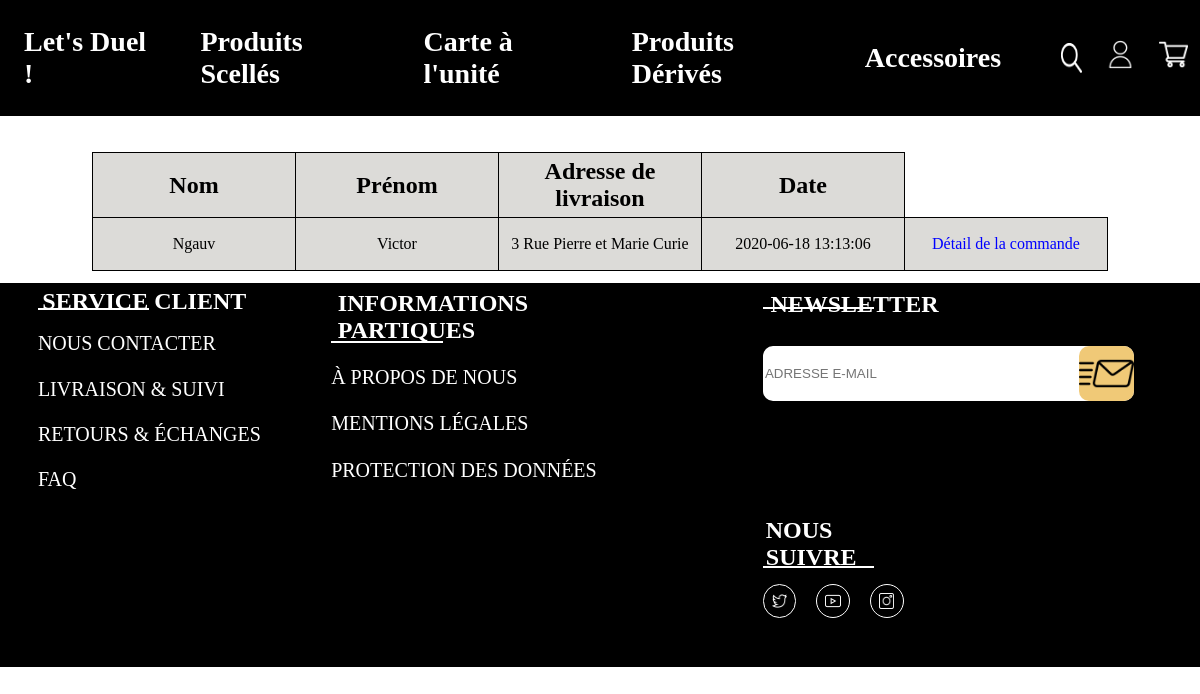
Page /index.php?page=order&action=list (signed in) on the earlier database version.
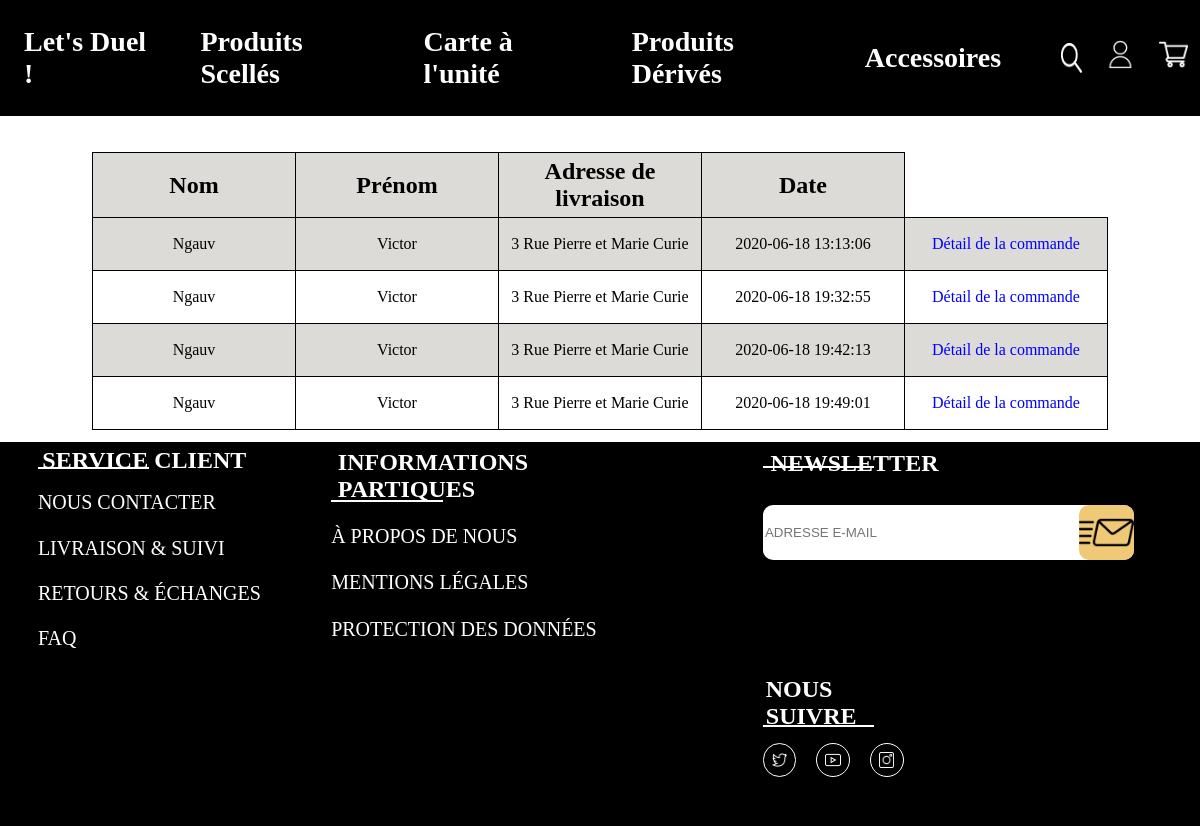
Same page on the later database version.
### tables this page shows
CREATE TABLE IF NOT EXISTS `orders` (
  `id` int(11) NOT NULL AUTO_INCREMENT,
  `user_id` int(11) NOT NULL,
  `last_name` varchar(255) NOT NULL,
  `first_name` varchar(255) NOT NULL,
  `delivery_adress` varchar(255) NOT NULL,
  `date` datetime NOT NULL DEFAULT current_timestamp(),
  PRIMARY KEY (`id`)
);

### index.php (called while the page is built, shortened)
<?php
if(isset($_GET['page'])){
    switch ($_GET['page']){
        case'order' :
            require 'controllers/orderController.php';
            break;
    }
}
else{
    require 'controllers/indexController.php';
}
require ('views/layout.php');

### controllers/orderController.php (called while the page is built, shortened)
<?php
require 'models/Orders.php';
if (isset($_GET['action'])){
    switch ($_GET['action']){
        case 'list':
            $orders = getAllOrders();
            $style = 'ordersList';
            break;
    }
}
else{
    header('Location:index.php');
    exit();
}

### models/Orders.php (called while the page is built, shortened)
<?php
function getAllOrders()
{
    $db = dbConnect();
    $query = $db->query('SELECT * FROM orders WHERE user_id = '.$_SESSION['user']['id']);
    $orders =  $query->fetchAll();
    return $orders;
}

### views/orderList.php (the view, shortened to what this page needs)
<div class="ordersContainer">
    <table>
        <table>
            <thead>
            <tr>
                <td><h2>Nom</h2></td>
                <td><h2>Prénom</h2></td>
                <td><h2>Adresse de livraison</h2></td>
                <td><h2>Date</h2></td>
            </tr>
            </thead>
            <?php foreach ($orders as $order): ?>
            <tr>
                <td><p><?= $order['last_name'] ;?></p></td>
                <td><p><?= $order['first_name'] ;?></p></td>
                <td><p><?= $order['delivery_adress'] ;?></p></td>
                <td><p><?= $order['date'] ;?></p></td>
                <td><a href="index.php?page=order&action=detail&order_id=<?= $order['id'];?>">Détail de la commande</a></td>
            </tr>
            <?php endforeach; ?>
    </table>
</div>

### views/layout.php (shortened to what this page needs)
<!doctype html>
<html lang="en">
<head>
    <link rel="stylesheet" href="assets/css/header.css">
    <link rel="stylesheet" href="assets/css/footer.css">
    <link rel="stylesheet" href="assets/css/<?= $style; ?>.css">
</head>
<body>
    <?php require ('partials/header.php'); ?>
    <?php require $view; ?>
    <?php require ('partials/footer.php'); ?>
</body>
</html>

### views/partials/header.php
<nav>
    <a href="index.php?page=index" class="logo">Let's Duel !</a>
    <a href="index.php?page=produitsScelles&action=list">Produits Scellés</a>
    <a href="index.php?page=carteALunite&action=list">Carte à l'unité</a>
    <a href="index.php?page=produitsDerives&action=list">Produits Dérivés</a>
    <a href="index.php?page=accessoires&action=list">Accessoires</a>
    <img src="assets/img/Buttons/search.png" class="searchIcon" alt ="search icon">
    <a href="index.php?page=<?= isset($_SESSION['user']) ? 'user' : 'connexion' ?>&action=<?= isset($_SESSION['user']) ? 'list' : 'form' ?>"><img src="assets/img/Buttons/profile.png" class="accountIcon" alt="account icon"></a>
    <a href="index.php?page=cart&action=displayCart"><img src="assets/img/Buttons/shopping-cart.png" class="cartIcon" alt="shopping cart icon"></a>
</nav>

### views/partials/footer.php
<footer>
    <div class="serviceClient">
        <div>
            <h2>SERVICE CLIENT</h2>
            <hr>
            <p>NOUS CONTACTER</p>
            <p>LIVRAISON & SUIVI</p>
            <p>RETOURS & ÉCHANGES</p>
            <p>FAQ</p>
        </div>
    </div>
    <div class="informationsPratiques">
        <div>
            <h2>INFORMATIONS PARTIQUES</h2>
            <hr>
            <p>À PROPOS DE NOUS</p>
            <p>MENTIONS LÉGALES</p>
            <p>PROTECTION DES DONNÉES</p>
        </div>
    </div>
    <div class="newsletter">
        <div>
            <h2>NEWSLETTER</h2>
            <hr>
            <form method="post" action="">
                <div class="submit">
                    <input type="email" id="email" placeholder="ADRESSE E-MAIL" >
                    <input type="image" src="assets/img/Buttons/send.png" alt="send mail icon">
                </div>
            </form>
        </div>
    </div>
    <div class="reseauxSociaux">
        <div>
            <h2>NOUS SUIVRE</h2>
            <hr>
            <div class="mediaContainer">
                <div class="circle">
                    <img src="assets/img/Buttons/twitter.png" class="mediaIcon" alt="Twitter icon">
                </div>
                <div class="circle">
                    <img src="assets/img/Buttons/youtube.png" class="mediaIcon" alt="Youtube icon">
                </div>
                <div class="circle">
                    <img src="assets/img/Buttons/instagram.png" class="mediaIcon" alt="Instagram icon">
                </div>
            </div>
        </div>
    </div>
</footer>

### assets/css/header.css (style rules this page uses)
body { margin: 0; font-family: Oxygen; }
nav { max-width: 100%; background-color: black; display: flex; align-items: center; justify-content: flex-start; height: 14.542936288088642vh; }
nav a:link, nav a:visited { text-decoration: none; color: white; font-weight: bold; font-size: 28px; margin: 0 2%; }
.logo { margin-right: 6%; margin-left: 1%; font-size: 35px; }
.accountIcon, .cartIcon { max-width: 2.4088541666666665vw; }
.searchIcon { margin: 0 1% 0 3%; height: 3.739612188365651vh; max-width: 1.7578125vw; }
nav a:nth-child(n+6) { margin: 0 1%; }

### assets/css/footer.css (style rules this page uses)
footer { max-width: 100%; background-color: black; height: 47.9224376731302vh; display: grid; grid-template-rows: repeat(10, 10%); grid-template-columns: repeat(12, 8.3%); color: white; }
.serviceClient { display: flex; justify-content: flex-start; align-items: center; flex-direction: column; grid-row: 1/11; grid-column: 1/4; }
.serviceClient p { margin: 10% 0; }
footer hr { margin: -5% 0 10% 0; width: 9.114583333333334vw; border: 1.2px solid white; }
footer p { font-size: 20px; }
.informationsPratiques { display: flex; justify-content: flex-start; align-items: center; flex-direction: column; grid-row: 1/11; grid-column: 4/8; }
.informationsPratiques hr { margin: -3% 0 5% 0; }
.informationsPratiques p { margin: 7% 0; }
.newsletter { display: flex; justify-content: flex-start; align-items: center; flex-direction: column; grid-row: 1/7; grid-column: 8/14; }
footer input[type=email] { width: 26.041666666666668vw; height: 6.371191135734072vh; border: none; border-radius: 10px; }
footer input[type=image] { width: 4.557291666666667vw; height: 6.925207756232687vh; background-color: #F0C977; border: none; border-radius: 10px; }
.submit { background-color: white; display: flex; align-items: center; border-radius: 10px; }
.reseauxSociaux { display: flex; justify-content: flex-start; align-items: flex-start; margin-left: 13%; flex-direction: column; grid-row: 7/11; grid-column: 8/14; }
.mediaContainer { display: flex; align-items: center; justify-content: flex-start; flex-direction: row; }
.mediaIcon { max-width: 1.3020833333333333vw; }
.circle { border: 1px solid white; border-radius: 50px; max-width: 4.1551246537396125vh; max-height: 1.953125vw; display: flex; align-items: center; justify-content: center; margin: 0 6%; padding: 5%; }
.circle:nth-child(1) { margin-left: 0; }

### assets/css/ordersList.css (style rules this page uses)
.ordersContainer { display: flex; justify-content: center; align-items: center; flex-direction: column; }
table tr:nth-child(odd) { background-color: #dcdbd8; }
table { border-collapse: collapse; margin: 1%; }
table td { width: 200px; border: 1px solid black; height: 50px; }
table td a, table td p, table td h2 { display: flex; align-items: center; justify-content: center; text-align: center; }
table td a:link, table td a:visited { text-decoration: none; color: blue; }
h2 { margin: 2%; }

Differences in the rows shown:
added orders: last_name "Ngauv", first_name "Victor", delivery_adress "3 Rue Pierre et Marie Curie", date "2020-06-18 19:32:55"
added orders: last_name "Ngauv", first_name "Victor", delivery_adress "3 Rue Pierre et Marie Curie", date "2020-06-18 19:42:13"
added orders: last_name "Ngauv", first_name "Victor", delivery_adress "3 Rue Pierre et Marie Curie", date "2020-06-18 19:49:01"
